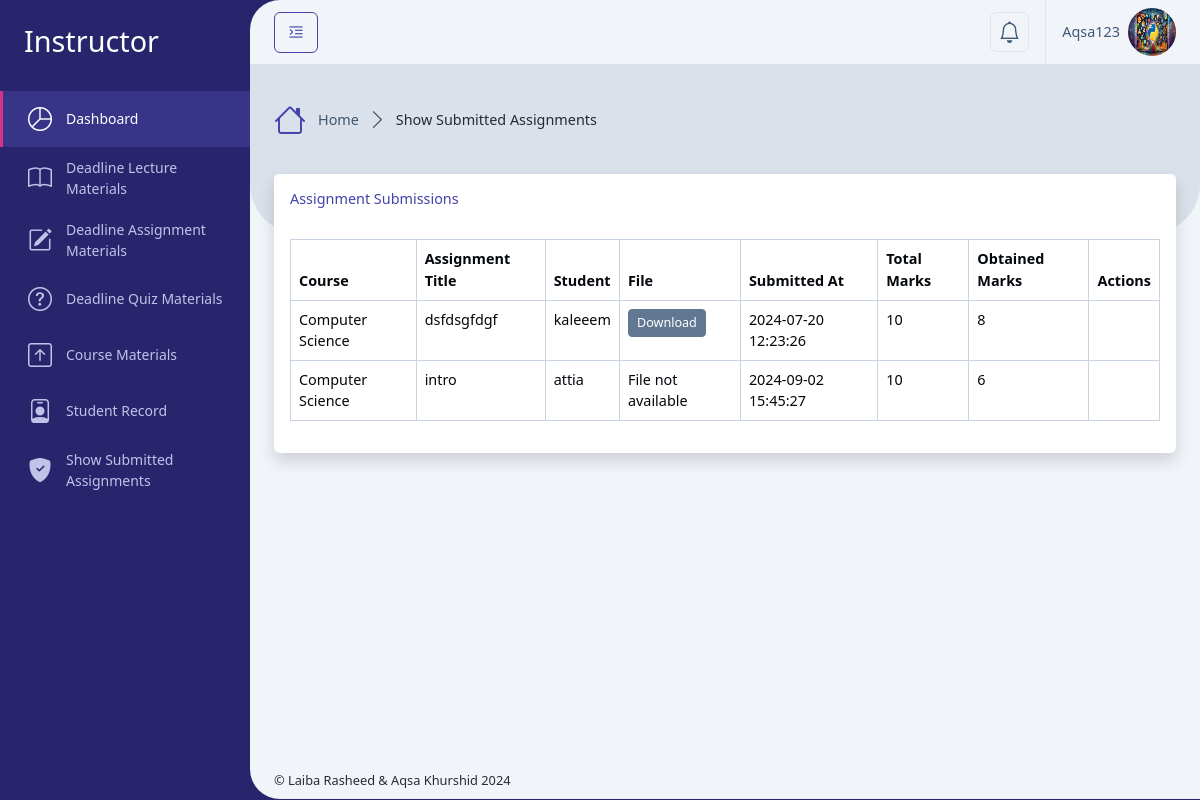
Page /Instructor/show_submitted_assignments.php (signed in) on the committed database.
### tables this page shows
CREATE TABLE `users` (
  `id` int(11) NOT NULL,
  `username` varchar(50) NOT NULL,
  `email` varchar(100) NOT NULL,
  `address` varchar(255) DEFAULT NULL,
  `phone` varchar(20) DEFAULT NULL,
  `department` varchar(255) DEFAULT NULL,
  `student_semester` varchar(100) DEFAULT NULL,
  `instructor_education` varchar(255) DEFAULT NULL,
  `profile_photo` varchar(256) DEFAULT NULL,
  `password` varchar(255) NOT NULL,
  `role_id` int(11) NOT NULL,
  `isActive` tinyint(2) DEFAULT 0,
  `created_at` timestamp NOT NULL DEFAULT current_timestamp()
);

CREATE TABLE `assignment_submissions` (
  `id` int(11) NOT NULL,
  `deadline_material_id` int(11) NOT NULL,
  `user_id` int(11) NOT NULL,
  `file_path` varchar(255) NOT NULL,
  `total_marks` int(11) DEFAULT 0,
  `obtained_marks` int(11) DEFAULT 0,
  `is_get_marks` tinyint(2) DEFAULT 0,
  `submitted_at` timestamp NOT NULL DEFAULT current_timestamp()
);

CREATE TABLE `courses` (
  `id` int(11) NOT NULL,
  `code` varchar(100) DEFAULT NULL,
  `name` varchar(255) NOT NULL,
  `type` varchar(100) DEFAULT 'Course',
  `description` text DEFAULT NULL,
  `program` varchar(100) DEFAULT NULL,
  `semester` varchar(100) DEFAULT NULL,
  `credit_hour` int(10) DEFAULT 3,
  `created_at` timestamp NOT NULL DEFAULT current_timestamp()
);

CREATE TABLE `deadline_materials` (
  `id` int(11) NOT NULL,
  `course_id` int(11) DEFAULT NULL,
  `user_id` int(11) DEFAULT NULL,
  `title` varchar(255) NOT NULL,
  `type` enum('lecture','assignment','quiz') NOT NULL,
  `content` text DEFAULT NULL,
  `file_path` varchar(255) DEFAULT NULL,
  `from_date` date DEFAULT NULL,
  `to_date` date DEFAULT NULL,
  `created_at` timestamp NOT NULL DEFAULT current_timestamp()
);

### Instructor/show_submitted_assignments.php (called while the page is built, shortened)
<?php
    require '../Database/config.php';
    $user = getUserData($_SESSION['user_id']);
    $user_id = $_SESSION['user_id'];
    $stmt_submissions = $conn->prepare("
        SELECT
            assignment_submissions.id,
            assignment_submissions.file_path,
            assignment_submissions.submitted_at,
            assignment_submissions.total_marks,
            assignment_submissions.obtained_marks,
            assignment_submissions.is_get_marks,
            deadline_materials.title AS assignment_title,
            courses.name AS course_name,
            users.username AS student_name
        FROM assignment_submissions
        JOIN deadline_materials ON assignment_submissions.deadline_material_id = deadline_materials.id
        JOIN courses ON deadline_materials.course_id = courses.id
        JOIN users ON assignment_submissions.user_id = users.id
        JOIN course_instructor_assigned ON courses.id = course_instructor_assigned.course_id
        WHERE course_instructor_assigned.instructor_id = ?
    ");
    $stmt_submissions->bind_param("i", $user_id);
    $stmt_submissions->execute();
    $result_submissions = $stmt_submissions->get_result();
    include '../setting/_Layout.php';
?>

### Database/config.php (called while the page is built, shortened)
<?php
    $servername = "localhost";
    $username = "root";
    $password = "";
    $dbname = "course_ms";
    $conn = new mysqli($servername, $username, $password, $dbname);
    function getUserData($user_id) {
        global $conn;
        $stmt = $conn->prepare("SELECT * FROM users WHERE id = ?");
        $stmt->bind_param("i", $user_id);
        $stmt->execute();
        $result = $stmt->get_result();
        return $result->fetch_assoc();
    }
?>

### Instructor/show_submitted_assignments_content.php (the view, shortened to what this page needs)
<div class="card shadow mb-4">
    <div class="card-header py-3">
        <h6 class="m-0 font-weight-bold text-primary">Assignment Submissions</h6>
    </div>
    <div class="card-body">
        <div class="table-responsive">
            <table class="table table-bordered" id="dataTable" width="100%" cellspacing="0">
                <thead>
                    <tr>
                        <th>Course</th>
                        <th>Assignment Title</th>
                        <th>Student</th>
                        <th>File</th>
                        <th>Submitted At</th>
                        <th>Total Marks</th>
                        <th>Obtained Marks</th>
                        <th>Actions</th>
                    </tr>
                </thead>
                <tbody>
                    <?php
                    if ($result_submissions->num_rows > 0) {
                        while ($row = $result_submissions->fetch_assoc()) {
                            $file_path = '../assets/uploads/' . $row['file_path'];
                    ?>
                            <tr>
                                <td><?php echo htmlspecialchars($row['course_name']); ?></td>
                                <td><?php echo htmlspecialchars($row['assignment_title']); ?></td>
                                <td><?php echo htmlspecialchars($row['student_name']); ?></td>
                                <td>
                                    <?php if ($row['file_path'] && file_exists($file_path)) { ?>
                                        <a href="<?php echo htmlspecialchars($file_path); ?>" class="btn btn-sm btn-secondary" download>
                                            Download
                                        </a>
                                    <?php } else {
                                        echo 'File not available';
                                    } ?>
                                </td>
                                <td><?php echo htmlspecialchars($row['submitted_at']); ?></td>
                                <td><?php echo htmlspecialchars($row['total_marks']); ?></td>
                                <td><?php echo htmlspecialchars($row['obtained_marks']); ?></td>
                                <td>
                                </td>
                            </tr>
                        <?php
                        }
                    } else {
                        ?>
                        <tr>
                            <td colspan="8">No assignments submitted.</td>
                        </tr>
                    <?php
                    }
                    ?>
                </tbody>
            </table>
        </div>
    </div>
</div>

### setting/_Header.php (shortened to what this page needs)
<div class="app-header d-flex align-items-center">
    <div class="d-flex">
        <button class="btn btn-outline-primary me-2 pin-sidebar" id="pin-sidebar">
            <i class="bi bi-text-indent-left fs-5"></i>
        </button>
    </div>
    <div class="header-actions">
        <div class="dropdown ms-2">
            <a class="dropdown-toggle d-flex p-2 border rounded-2" href="#!" role="button" data-bs-toggle="dropdown"
                aria-expanded="false">
                <i class="bi bi-bell fs-4 lh-1"></i>
            </a>
        </div>
        <div class="dropdown ms-3">
            <a id="userSettings" class="dropdown-toggle d-flex py-2 align-items-center ps-3 border-start" href="#!"
                role="button" data-bs-toggle="dropdown" aria-expanded="false">
                <span class="d-none d-md-block me-2"><?php echo htmlspecialchars($user['username']); ?></span>
                <img src="../assets/uploads/<?php echo htmlspecialchars($user['profile_photo']); ?>" class="rounded-circle img-3x" alt="Bootstrap Gallery" />
            </a>
        </div>
    </div>
</div>

### rows in the picture
users: username "Aqsa123", profile_photo (picture)
assignment_submissions: courses.name "Computer Science", deadline_material.title "dsfdsgfdgf", user.username "kaleeem", submitted_at "2024-07-20 12:23:26", total_marks "10", obtained_marks "8"
assignment_submissions: courses.name "Computer Science", deadline_material.title "intro", user.username "attia", file_path "File not available", submitted_at "2024-09-02 15:45:27", total_marks "10", obtained_marks "6"

### other values in the picture
$roleTitle "Instructor"
$title "Show Submitted Assignments"
